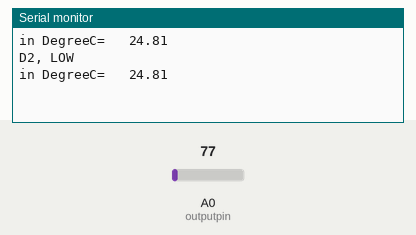
Bench run of a sketch on a simulated ESP8266 (NodeMCU). Shown: the last lines printed to the serial monitor. The inputs (shaded band) are chosen by the test bench; at power-on: A0 (outputpin) = 77.

Above: at 2.8 s.
2.9 s: A0 (outputpin) set to 107
At 3.8 s:
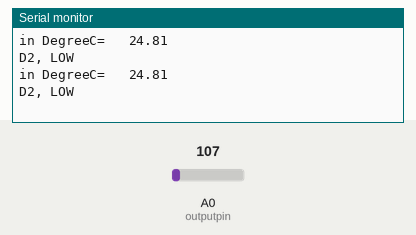
7.5 s: A0 (outputpin) set to 92
At 8.4 s:
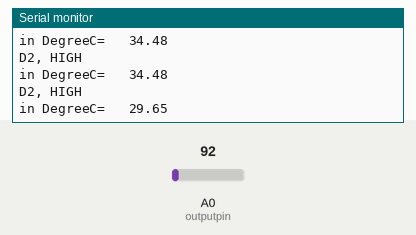
Timing chart, 0 to 10.5 s (numbered marks = the images above; inputs shaded):
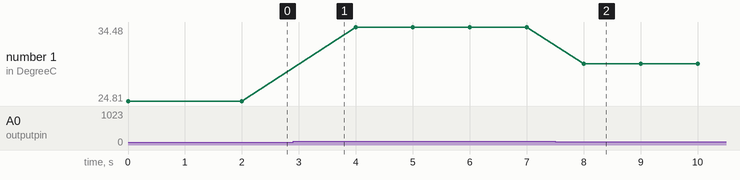

The sketch:

lm35.ino
```cpp
int outputpin = A0;  //initializes/defines the output pin of the LM35 temperature sensor
                    //this sets the ground pin to LOW and the input voltage pin to high

int lED = D7;
void setup()
{
  digitalWrite(lED, HIGH);


Serial.begin(9600);
}

void loop() //main loop
{
int analogValue = analogRead(outputpin);
float millivolts = (analogValue/1024.0) * 3300; //3300 is the voltage provided by NodeMCU
float celsius = millivolts/10;
Serial.print("in DegreeC=   ");
Serial.println(celsius);
  delay(1000);

if (celsius >= 30) {
  digitalWrite(lED, HIGH);
  Serial.println("D2, HIGH");
  // Danger! Shut down the system.
}
else if (celsius >= 25) { // 60 <= temperature < 70
  // Warning! User attention required.
}
else { // temperature < 60
  digitalWrite(lED, HIGH);
  Serial.println("D2, LOW");

  delay(1000);
  // Safe! Continue usual tasks.
}
}
```

Measured:
- after the input at 7.5 s, the serial monitor: prints a new line after 0.50 s (image 2)
- plotted number 1: 24.81 → 34.48 after the input at 2.9 s, 34.48 → 29.65 after the input at 7.5 s
